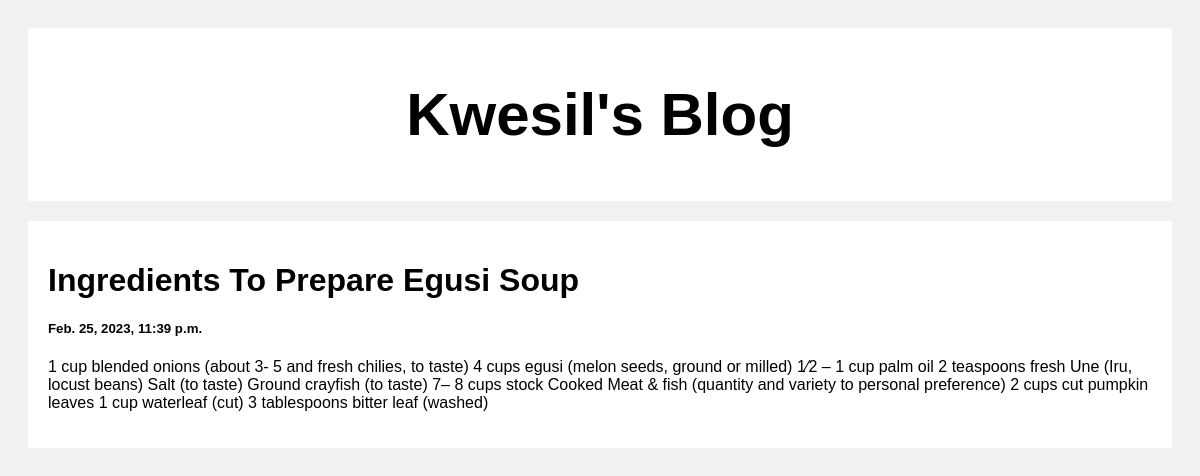
Screenshot of /post/2 with the database file from the repository.
### myblog/models.py (models this page shows)
class Post(models.Model):
    title = models.CharField(max_length=100)
    body = models.CharField(max_length=1000000)
    created_at = models.DateTimeField(default=datetime.now, blank=True)

### myblog/views.py (the view)
# urls.py: path('post/<str:pk>', views.post, name='post'),
def post(request, pk):
    posts = Post.objects.get(id=pk)
    return render(request, 'posts.html', {'posts': posts})

### templates/posts.html (shortened to what this page needs)
<!DOCTYPE html>
<html>
<head>
</head>
<body>
<div class="header">
  <h2>Kwesil's Blog</h2>
</div>
<div class="row">
  <div class="leftcolumn">
    <div class="card">
        <h1>{{posts.title}}</h1>
        <h5>{{posts.created_at}}</h5>
        <p>{{posts.body}}</p>
    </div>
  </div>
</div>
</body>
</html>

### templates/posts.html (style rules this page uses)
* { box-sizing: border-box; }
body { font-family: Arial; padding: 20px; background: #f1f1f1; }
.header { padding: 2px; font-size: 40px; text-align: center; background: white; }
.leftcolumn { float: left; width: 100%; }
.card { background-color: white; padding: 20px; margin-top: 20px; }
.row:after { content: ""; display: table; clear: both; }

### rows the page displays
Post: title "Ingredients To Prepare Egusi Soup", created_at "Feb. 25, 2023, 11:39 p.m.", body "1 cup blended onions (about 3- 5 and fresh chilies, to taste) 4 cups egusi (melon seeds, ground or milled) 1⁄2 – 1 cup palm oil 2 teaspoons fresh Une (Iru, locust beans) Salt (to taste) Ground crayfish (to taste) 7– 8 cups stock Cooked Meat & fish (quantity and variety to personal preference) 2 cups cut pumpkin leaves 1 cup waterleaf (cut) 3 tablespoons bitter leaf (washed)"
